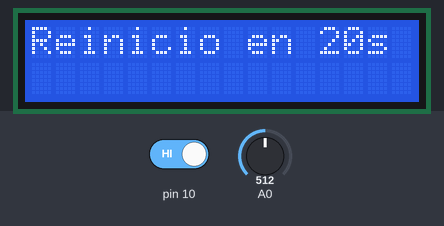
Recording of a sketch running on a simulated Arduino Uno, built with avr-gcc and run on an emulated ATmega328P. Shown: 16×2 character LCD. Inputs (shaded band) come from the test bench; at power-on: A0 = 512, pin 10 HIGH.

Above: at 4.2 s.
4.3 s: A0 set to 213
At 5.1 s:
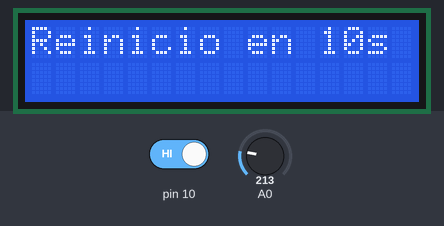
6.0 s: A0 set to 193
At 7.0 s:
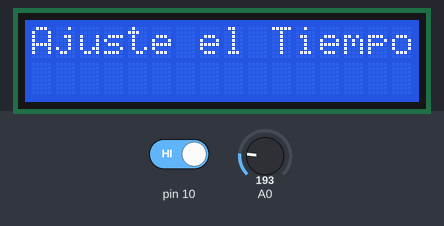
7.6 s: pin 10 driven LOW
At 8.9 s:
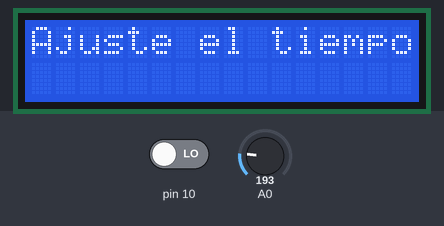
9.4 s: pin 10 driven HIGH
At 10.7 s:
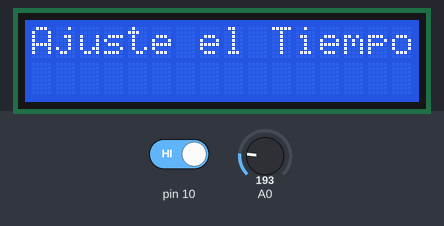
11.2 s: A0 set to 622
At 12.6 s:
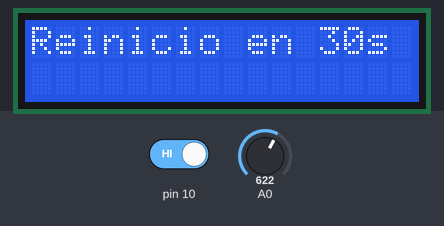
13.0 s: A0 set to 1005
At 13.3 s:
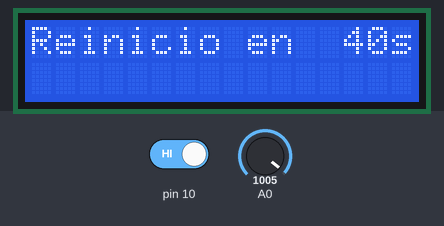
14.5 s: A0 set to 1023
Timing chart, 0 to 17.1 s (numbered marks = the images above; inputs shaded):
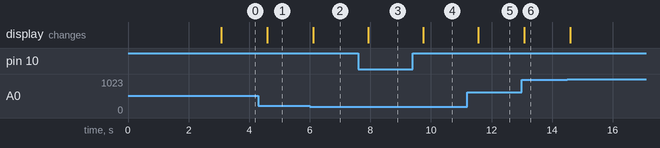

The sketch:

perroGuardian.ino
```cpp
/*
                                                                UNIVERSIDAD TÉCNICA DEL NORTE
                                                                        FICA-CIERCOM
                                                                   SISTEMAS MICROPROCESADOS
        Nombre: Fredy Chicaiza
        Fecha: 21-1-2019
        Actividad: Realizar un programa que permita que el conversor análogo digital configure al perro guardían a 10,20,30 y 40 segundos.
                   Este proceso se visualiza en una lcd.
*/
#include <LiquidCrystal.h>// Libreria de LCD
#include <avr/wdt.h>
LiquidCrystal lcd (9, 8, 7, 6, 5, 4); // RS,E.D4,D5,D6,D7-> Pines de arduino
float conversor; // variable que recibe el CAD
void setup() {
  Serial.begin(9600);
  lcd.begin(16, 2);
  lcd.clear();
  lcd.setCursor(0, 0);
  lcd.print("REINICIADO");
  delay(3000);
}

void loop() {
  lcd.clear();
  conversor = analogRead(A0); // recibe dato del CAD

 //Como el CAD da valores  hasta 1023 entonces se divide para 5 para, obtener rangos de activacion del perro guardian quedando 5 secciones y dependiendo de la
 //seccion donde se encuentre el potenciometro, cumplira el tiempo de espera y activara el perro guardian.La activacion se realiza mediante un pulsador conectado
 //a la entrada 10 del arduino, una vez pulsado este comenzara a correr el tiempo.

  if (digitalRead(10) == 0) {
    if (conversor > 204.0 && conversor < 408.0) {   //El conversor debe estar en un rango de 204 y 408 para activar el perro guardian en 10 segundos
      lcd.setCursor(0, 0);
      lcd.print("Reinicio en 10s");
      delay(10000);
      wdt_enable(WDTO_15MS);
    } else {

      if (conversor > 408.0 && conversor < 612.0) {  //El conversor debe estar en un rango de 408 y 612 para activar el perro guardian en 20 segundos
        lcd.setCursor(0, 0);
        lcd.print("Reinicio en 20s");
        delay(20000);
        wdt_enable(WDTO_15MS);
      } else {

        if (conversor > 612.0 && conversor < 816.0) { //El conversor debe estar en un rango de 612 y 816 para activar el perro guardian en 30 segundos
          lcd.setCursor(0, 0);
          lcd.print("Reinicio en 30s");
          delay(30000);
          wdt_enable(WDTO_15MS);
        } else {
          if (conversor > 816.0 && conversor < 1023.0) { //El conversor debe estar en un rango de 816 y 1023 para activar el perro guardian en 40 segundos
            lcd.setCursor(0, 0);
            lcd.print("Reinicio en  40s");
            delay(40000);
            wdt_enable(WDTO_15MS);
          } else {

            lcd.print("Ajuste el tiempo");
            delay(300);
          }
        }
      }
    }
  } else {


    if (conversor > 204.0 && conversor < 408.0) { //El conversor debe estar en un rango de 204 y 408 para activar el perro guardian en 10 segundos
      lcd.setCursor(0, 0);
      lcd.print("Reinicio en 10s");
    } else {

      if (conversor > 408.0 && conversor < 612.0) { //El conversor debe estar en un rango de 408 y 612 para activar el perro guardian en 20 segundos
        lcd.setCursor(0, 0);
        lcd.print("Reinicio en 20s");
      } else {

        if (conversor > 612.0 && conversor < 816.0) { //El conversor debe estar en un rango de 612 y 816 para activar el perro guardian en 30 segundos
          lcd.setCursor(0, 0);
          lcd.print("Reinicio en 30s");
        } else {
          if (conversor > 816.0 && conversor < 1023.0) { //El conversor debe estar en un rango de 816 y 1023 para activar el perro guardian en 40 segundos
            lcd.setCursor(0, 0);
            lcd.print("Reinicio en  40s");
          } else {

            lcd.print("Ajuste el Tiempo");
            delay(300);
          }
        }
      }
    }
  }
  delay(300);
}
```

Measured:
- the behaviour switches between 205 and 204 on A0 (found by bisection; images 1 and 2)
- after the input at 4.3 s, the display: changes after 0.29 s (image 1)
- after the input at 6.0 s, the display: changes after 0.12 s (image 2)
- after the input at 7.6 s, the display: changes after 0.33 s (image 3)
- after the input at 9.4 s, the display: changes after 0.34 s (image 4)
- after the input at 11.2 s, the display: changes after 0.36 s (image 5)
- after the input at 13.0 s, the display: changes after 0.08 s (image 6)
